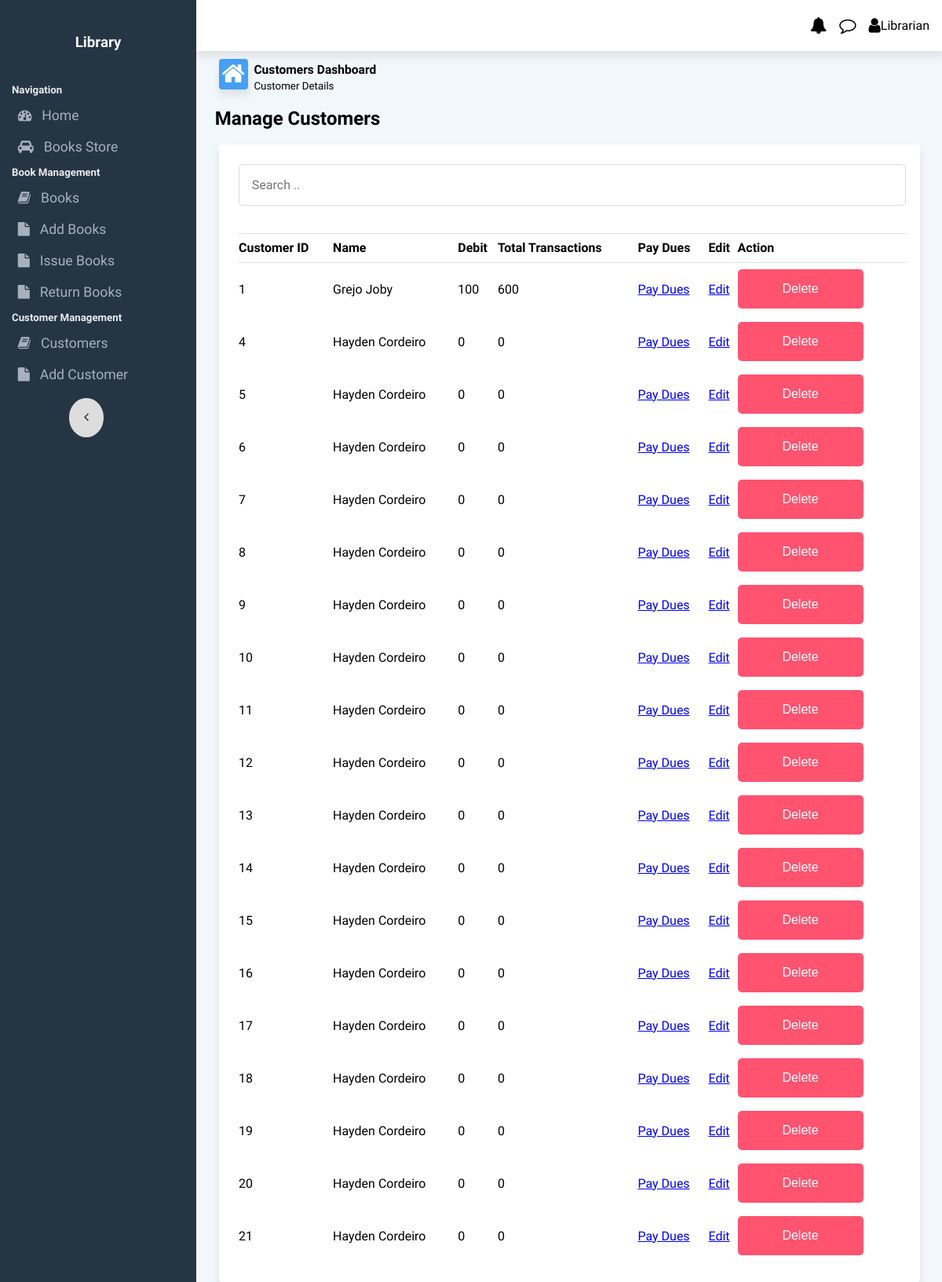
The page /customers on the database as committed earlier.
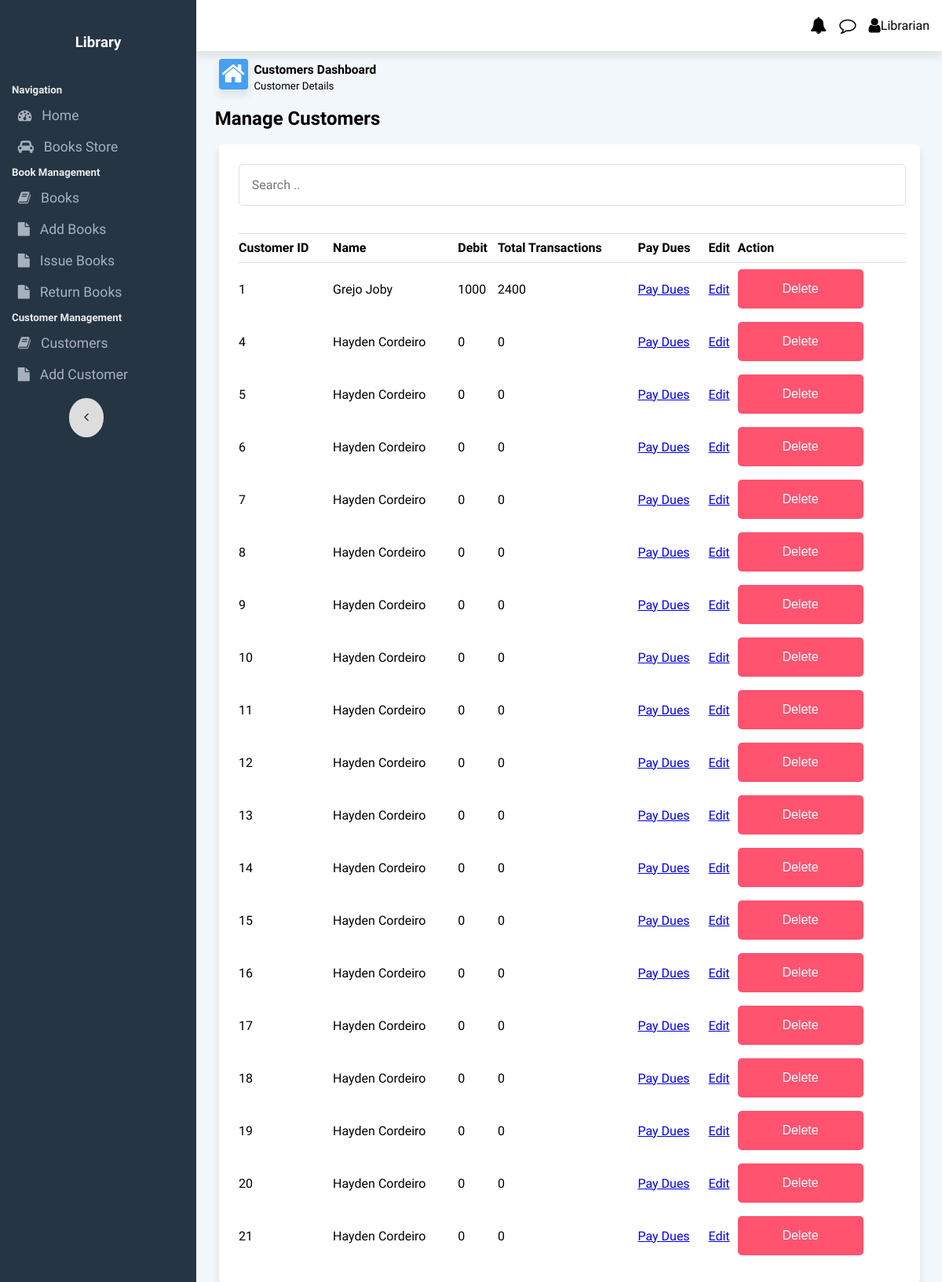
The same page on the database as committed later.
### app.py (models this page shows, shortened)
class Customer(db.Model):
    __tablename__ = 'customer'
    cust_id=db.Column(db.Integer, primary_key=True,autoincrement=True)
    name=db.Column(db.String(255), nullable=False)
    debt = db.Column(db.Integer, nullable=False, default=0)
    total_trans = db.Column(db.Integer, nullable=False, default=0)

### app.py (the view)
@app.route('/customers')
def customers():
    all_customers=Customer.query.all()
    return render_template('customers.html', all_customers=all_customers)

### templates/customers.html (shortened to what this page needs)
{% extends 'base.html' %}
{% block body %}
<div class="content-area">
    <div class="flexContainer" id="dashboardLineContainer">
        <div class="flex-40 dashboardLine">
            <i class="fa fa-home fa-2x" style="float: left;" id="homeIcon"></i>
            <div style="margin-bottom: 0;margin-top: 0;">
                <h3 style="margin-bottom: 0;margin-top: 2px;"><small>Customers Dashboard</small> </h3>
                <p style="margin-bottom: 0;margin-top: 0;"><small>Customer Details</small> </p>
            </div>
        </div>
    </div>
</div>
<h2 style="margin: 1% 2.5% 1% 2.5%;">Manage Customers</h2>
<div class="cardRow2 tablecard">
    <div style="display: flex;flex-wrap: wrap;" class="table_inside_row">
        <div style="flex:0 0 60%;flex-grow: 3;">
            <input type="text" id="search_box" placeholder="Search .." style="margin: 1%;width: 95%;">
        </div>
    </div>
    <table class="attendance_form_table">
        <thead>
            <tr style="text-align: left;">
                <th>Customer ID</th>
                <th>Name</th>
                <th>Debit</th>
                <th>Total Transactions</th>
                <th>Pay Dues</th>
                <th>Edit</th>
                <th>Action</th>
            </tr>
        </thead>
        <tbody id="attendance_form_table_data">
            {%for customer in all_customers %}
            <tr>
                <td>{{customer.cust_id}}</td>
                <td>{{customer.name}}</td>
                <td>{{customer.debt}}</td>
                <td>{{customer.total_trans}}</td>
                <td><a href="/customers/pay/{{customer.cust_id}}">Pay Dues</a></td>
                <td><a href="/customers/edit/{{customer.cust_id}}">Edit</a></td>
                <td><a href="customers/delete/{{customer.cust_id}}"><button class="dropbtn btn-danger">Delete</button></a></td>
            </tr>
            {%endfor%}
        </tbody>
    </table>
</div>
{% endblock %}

Rows that differ between the two databases and show on the page:
changed Customer "Grejo Joby": debt "100" → "1000"; total_trans "600" → "2400"
